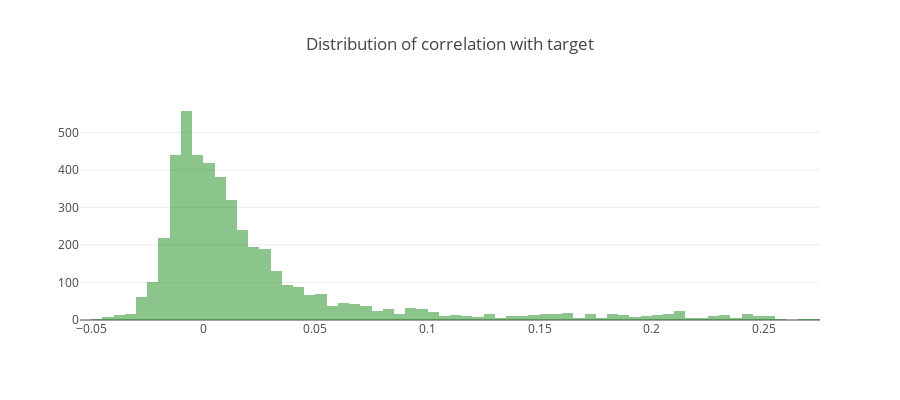

Notebook code for this chart:
### Markdown cell above
So we can see that a large number of variables has variable less than 0.01 and fewer variables has variance greater than 0.01 .

#### Correlation with Target Variable 

Pearson’s correlation coefficient is the test statistics that measures the statistical relationship, or association, between two continuous variables. 

Another statistics test which which can be helpful about the columns is the correlation of the feature with the target variable. High correlated features are good for models for the reverse may not be true. Lets look at what is the distribution of correlations with the target variable in this dataset.

### Code cell
trace1 = go.Histogram(x=feature_df['target_corr'], opacity=0.45, marker=dict(color="green"))
layout = dict(height=400, title='Distribution of correlation with target', legend=dict(orientation="h"));
fig = go.Figure(data=[trace1], layout=layout);
iplot(fig);

### Figure 1 — Plotly figure (JSON) as saved in the notebook; plotly's stock layout.template omitted (floating-point values rounded to 4 significant figures; data arrays with more than 128 entries replaced by an {"elided": "..."} marker saying what was removed)
{"data": [{"marker": {"color": "green"}, "opacity": 0.45, "type": "histogram", "uid": "69d51444-84b3-11e8-97ed-90b11c8c07a2", "x": {"elided": "4991 float values"}}], "layout": {"height": 400, "legend": {"orientation": "h"}, "title": "Distribution of correlation with target"}}
